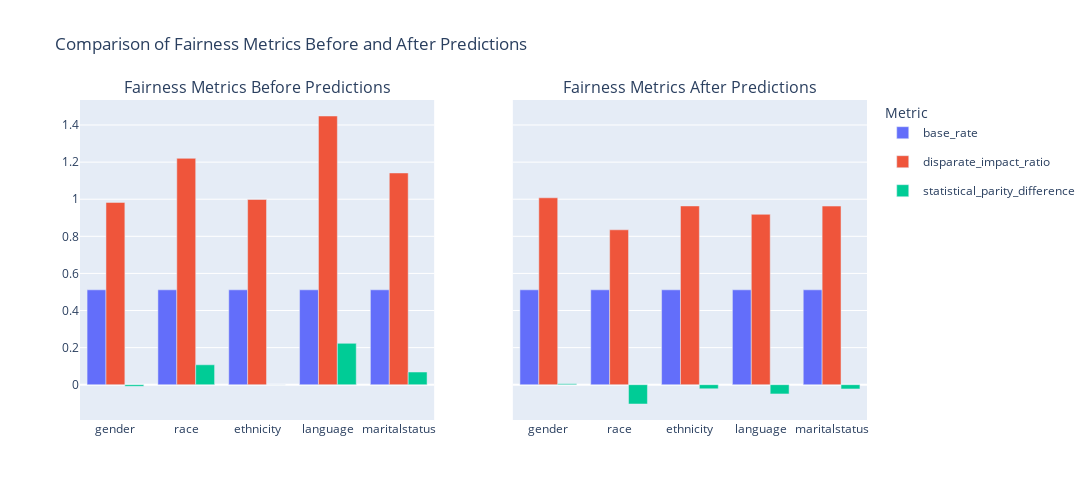

Notebook code for this chart:
### Code cell
import plotly.colors

common_metrics = set(df_melted['metric']).intersection(set(df_melted_preds['metric']))
df_before = df_melted[df_melted['metric'].isin(common_metrics)]
df_after = df_melted_preds[df_melted_preds['metric'].isin(common_metrics)]

metric_names = list(common_metrics)
palette = plotly.colors.qualitative.Plotly  # or use another palette if you prefer
color_map = {metric: palette[i % len(palette)] for i, metric in enumerate(metric_names)}

fig_compare = make_subplots(
    rows=1, cols=2,
    subplot_titles=["Fairness Metrics Before Predictions", "Fairness Metrics After Predictions"],
    shared_yaxes=True
)

for metric in metric_names:
    df_b = df_before[df_before['metric'] == metric]
    df_a = df_after[df_after['metric'] == metric]
    color = color_map[metric]
    fig_compare.add_trace(
        go.Bar(
            x=df_b['attribute'],
            y=df_b['value'],
            name=metric,
            legendgroup=metric,
            showlegend=True,
            marker_color=color
        ),
        row=1, col=1
    )
    fig_compare.add_trace(
        go.Bar(
            x=df_a['attribute'],
            y=df_a['value'],
            name=metric,
            legendgroup=metric,
            showlegend=False,
            marker_color=color
        ),
        row=1, col=2
    )

fig_compare.update_layout(
    height=500,
    width=1100,
    barmode='group',
    title_text="Comparison of Fairness Metrics Before and After Predictions",
    legend_title="Metric"
)
fig_compare.show()

### Figure 1 — Plotly figure (JSON) as saved in the notebook; plotly's stock layout.template omitted (floating-point values rounded to 4 significant figures)
{"data": [{"legendgroup": "base_rate", "marker": {"color": "#636EFA"}, "name": "base_rate", "showlegend": true, "type": "bar", "x": ["gender", "race", "ethnicity", "language", "maritalstatus"], "xaxis": "x", "y": [0.5115, 0.5115, 0.5115, 0.5115, 0.5115], "yaxis": "y"}, {"legendgroup": "base_rate", "marker": {"color": "#636EFA"}, "name": "base_rate", "showlegend": false, "type": "bar", "x": ["gender", "race", "ethnicity", "language", "maritalstatus"], "xaxis": "x2", "y": [0.5115, 0.5115, 0.5115, 0.5115, 0.5115], "yaxis": "y2"}, {"legendgroup": "disparate_impact_ratio", "marker": {"color": "#EF553B"}, "name": "disparate_impact_ratio", "showlegend": true, "type": "bar", "x": ["gender", "race", "ethnicity", "language", "maritalstatus"], "xaxis": "x", "y": [0.9828, 1.22, 0.9986, 1.449, 1.142], "yaxis": "y"}, {"legendgroup": "disparate_impact_ratio", "marker": {"color": "#EF553B"}, "name": "disparate_impact_ratio", "showlegend": false, "type": "bar", "x": ["gender", "race", "ethnicity", "language", "maritalstatus"], "xaxis": "x2", "y": [1.008, 0.835, 0.9638, 0.9186, 0.9631], "yaxis": "y2"}, {"legendgroup": "statistical_parity_difference", "marker": {"color": "#00CC96"}, "name": "statistical_parity_difference", "showlegend": true, "type": "bar", "x": ["gender", "race", "ethnicity", "language", "maritalstatus"], "xaxis": "x", "y": [-0.008874, 0.1073, -0.0006943, 0.2229, 0.06834], "yaxis": "y"}, {"legendgroup": "statistical_parity_difference", "marker": {"color": "#00CC96"}, "name": "statistical_parity_difference", "showlegend": false, "type": "bar", "x": ["gender", "race", "ethnicity", "language", "maritalstatus"], "xaxis": "x2", "y": [0.004586, -0.1041, -0.02207, -0.04967, -0.02276], "yaxis": "y2"}], "layout": {"annotations": [{"font": {"size": 16}, "showarrow": false, "text": "Fairness Metrics Before Predictions", "x": 0.225, "xanchor": "center", "xref": "paper", "y": 1, "yanchor": "bottom", "yref": "paper"}, {"font": {"size": 16}, "showarrow": false, "text": "Fairness Metrics After Predictions", "x": 0.775, "xanchor": "center", "xref": "paper", "y": 1, "yanchor": "bottom", "yref": "paper"}], "barmode": "group", "height": 500, "legend": {"title": {"text": "Metric"}}, "title": {"text": "Comparison of Fairness Metrics Before and After Predictions"}, "width": 1100, "xaxis": {"anchor": "y", "domain": [0, 0.45]}, "xaxis2": {"anchor": "y2", "domain": [0.55, 1]}, "yaxis": {"anchor": "x", "domain": [0, 1]}, "yaxis2": {"anchor": "x2", "domain": [0, 1], "matches": "y", "showticklabels": false}}}
